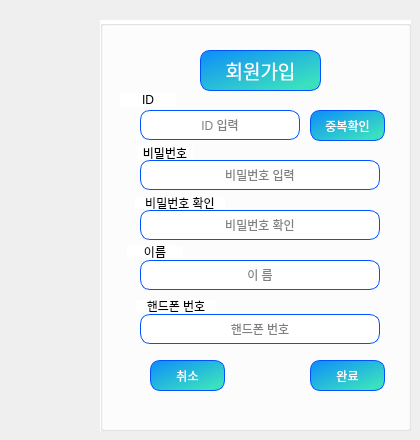
      <widget class="QWidget" name="page_33">
       <widget class="QGroupBox" name="groupBox_6">
        <property name="geometry">
         <rect>
          <x>100</x>
          <y>20</y>
          <width>311</width>
          <height>411</height>
         </rect>
        </property>
        <property name="styleSheet">
         <string notr="true">
background-color:white;</string>
        </property>
        <property name="title">
         <string/>
        </property>
        <widget class="QLabel" name="lb_login">
         <property name="geometry">
          <rect>
           <x>100</x>
           <y>30</y>
           <width>121</width>
           <height>41</height>
          </rect>
         </property>
         <property name="font">
          <font>
           <family>굴림체</family>
           <pointsize>14</pointsize>
          </font>
         </property>
         <property name="styleSheet">
          <string notr="true">color: white;
background-color:qlineargradient(spread:pad, x1:0, y1:0, x2:0.857143, y2:0.857955, stop:0 rgba(13, 140, 251, 255), stop:1 rgba(58, 224, 191));
	border-radius: 10px;
border:1px solid rgb(0, 81, 255);</string>
         </property>
         <property name="text">
          <string>회원가입</string>
         </property>
         <property name="alignment">
          <set>Qt::AlignCenter</set>
         </property>
        </widget>
        <widget class="QLineEdit" name="le_input_id">
         <property name="geometry">
          <rect>
           <x>40</x>
           <y>90</y>
           <width>160</width>
           <height>30</height>
          </rect>
         </property>
         <property name="tabletTracking">
          <bool>false</bool>
         </property>
         <property name="styleSheet">
          <string notr="true">background:rgb(255, 255, 255);
border:1px solid rgb(0, 81, 255);
border-radius:10px;
</string>
         </property>
         <property name="alignment">
          <set>Qt::AlignCenter</set>
         </property>
         <property name="placeholderText">
          <string>ID 입력</string>
         </property>
        </widget>
        <widget class="QLineEdit" name="le_input_pw">
         <property name="geometry">
          <rect>
           <x>40</x>
           <y>140</y>
           <width>240</width>
           <height>30</height>
          </rect>
         </property>
         <property name="tabletTracking">
          <bool>false</bool>
         </property>
         <property name="styleSheet">
          <string notr="true">background:rgb(255, 255, 255);
border:1px solid rgb(0, 81, 255);
border-radius:10px;
</string>
         </property>
         <property name="echoMode">
          <enum>QLineEdit::Password</enum>
         </property>
         <property name="alignment">
          <set>Qt::AlignCenter</set>
         </property>
         <property name="placeholderText">
          <string>비밀번호 입력</string>
         </property>
        </widget>
        <widget class="QLineEdit" name="le_check_pw">
         <property name="geometry">
          <rect>
           <x>40</x>
           <y>190</y>
           <width>240</width>
           <height>30</height>
          </rect>
         </property>
         <property name="styleSheet">
          <string notr="true">background:rgb(255, 255, 255);
border:1px solid rgb(0, 81, 255);
border-radius:10px;
</string>
         </property>
         <property name="echoMode">
          <enum>QLineEdit::Password</enum>
         </property>
         <property name="alignment">
          <set>Qt::AlignCenter</set>
         </property>
         <property name="placeholderText">
          <string>비밀번호 확인</string>
         </property>
        </widget>
        <widget class="QLineEdit" name="le_input_name">
         <property name="geometry">
          <rect>
           <x>40</x>
           <y>240</y>
           <width>240</width>
           <height>30</height>
          </rect>
         </property>
         <property name="styleSheet">
          <string notr="true">background:rgb(255, 255, 255);
border:1px solid rgb(0, 81, 255);
border-radius:10px;
</string>
         </property>
         <property name="alignment">
          <set>Qt::AlignCenter</set>
         </property>
         <property name="placeholderText">
          <string>이 름</string>
         </property>
        </widget>
        <widget class="QPushButton" name="btn_check_id">
         <property name="geometry">
          <rect>
           <x>210</x>
           <y>90</y>
           <width>75</width>
           <height>31</height>
          </rect>
         </property>
         <property name="styleSheet">
          <string notr="true">QPushButton{
color: white;
background-color:qlineargradient(spread:pad, x1:0, y1:0, x2:0.857143, y2:0.857955, stop:0 rgba(13, 140, 251, 255), stop:1 rgba(58, 224, 191));
	border-radius: 10px;
border:1px solid rgb(0, 81, 255);
}
QPushButton:hover {
color: white;
	background-color: qlineargradient(spread:pad, x1:0, y1:0, x2:0.857143, y2:0.857955, stop:0 rgba(10, 242, 251, 255), stop:1 rgba(224, 6, 159, 255));
	border-radius: 10px;}
QPushButton:pressed {
border: 3px solid rgb(0, 81, 255);
color: white;
	background-color: qlineargradient(spread:pad, x1:0, y1:0, x2:0.857143, y2:0.857955, stop:0 rgba(10, 242, 251, 255), stop:1 rgba(224, 6, 159, 255));
	border-radius: 10px;}

</string>
         </property>
         <property name="text">
          <string>중복확인</string>
         </property>
        </widget>
        <widget class="QPushButton" name="btn_cancle">
         <property name="geometry">
          <rect>
           <x>50</x>
           <y>340</y>
           <width>75</width>
           <height>31</height>
          </rect>
         </property>
         <property name="styleSheet">
          <string notr="true">QPushButton{
color: white;
background-color:qlineargradient(spread:pad, x1:0, y1:0, x2:0.857143, y2:0.857955, stop:0 rgba(13, 140, 251, 255), stop:1 rgba(58, 224, 191));
	border-radius: 10px;
border:1px solid rgb(0, 81, 255);
}
QPushButton:hover {
color: white;
	background-color: qlineargradient(spread:pad, x1:0, y1:0, x2:0.857143, y2:0.857955, stop:0 rgba(10, 242, 251, 255), stop:1 rgba(224, 6, 159, 255));
	border-radius: 10px;}
QPushButton:pressed {
border: 3px solid rgb(0, 81, 255);
color: white;
	background-color: qlineargradient(spread:pad, x1:0, y1:0, x2:0.857143, y2:0.857955, stop:0 rgba(10, 242, 251, 255), stop:1 rgba(224, 6, 159, 255));
	border-radius: 10px;}

</string>
         </property>
         <property name="text">
          <string>취소</string>
         </property>
        </widget>
        <widget class="QPushButton" name="btn_join_finish">
         <property name="geometry">
          <rect>
           <x>210</x>
           <y>340</y>
           <width>75</width>
           <height>31</height>
          </rect>
         </property>
         <property name="styleSheet">
          <string notr="true">QPushButton{
color: white;
background-color:qlineargradient(spread:pad, x1:0, y1:0, x2:0.857143, y2:0.857955, stop:0 rgba(13, 140, 251, 255), stop:1 rgba(58, 224, 191));
	border-radius: 10px;
border:1px solid rgb(0, 81, 255);
}
QPushButton:hover {
color: white;
	background-color: qlineargradient(spread:pad, x1:0, y1:0, x2:0.857143, y2:0.857955, stop:0 rgba(10, 242, 251, 255), stop:1 rgba(224, 6, 159, 255));
	border-radius: 10px;}
QPushButton:pressed {
border: 3px solid rgb(0, 81, 255);
color: white;
	background-color: qlineargradient(spread:pad, x1:0, y1:0, x2:0.857143, y2:0.857955, stop:0 rgba(10, 242, 251, 255), stop:1 rgba(224, 6, 159, 255));
	border-radius: 10px;}

</string>
         </property>
         <property name="text">
          <string>완료</string>
         </property>
        </widget>
        <widget class="QLabel" name="lb_id">
         <property name="geometry">
          <rect>
           <x>20</x>
           <y>74</y>
           <width>56</width>
           <height>12</height>
          </rect>
         </property>
         <property name="text">
          <string>ID</string>
         </property>
         <property name="alignment">
          <set>Qt::AlignCenter</set>
         </property>
        </widget>
        <widget class="QLabel" name="lb_pw">
         <property name="geometry">
          <rect>
           <x>37</x>
           <y>127</y>
           <width>56</width>
           <height>12</height>
          </rect>
         </property>
         <property name="text">
          <string>비밀번호</string>
         </property>
         <property name="alignment">
          <set>Qt::AlignCenter</set>
         </property>
        </widget>
        <widget class="QLabel" name="lb_check_pw">
         <property name="geometry">
          <rect>
           <x>35</x>
           <y>177</y>
           <width>90</width>
           <height>12</height>
          </rect>
         </property>
         <property name="text">
          <string>비밀번호 확인</string>
         </property>
         <property name="alignment">
          <set>Qt::AlignCenter</set>
         </property>
        </widget>
        <widget class="QLabel" name="lb_nick">
         <property name="geometry">
          <rect>
           <x>27</x>
           <y>226</y>
           <width>56</width>
           <height>12</height>
          </rect>
         </property>
         <property name="text">
          <string>이름</string>
         </property>
         <property name="alignment">
          <set>Qt::AlignCenter</set>
         </property>
        </widget>
        <widget class="QLineEdit" name="le_phonenum">
         <property name="geometry">
          <rect>
           <x>40</x>
           <y>294</y>
           <width>240</width>
           <height>30</height>
          </rect>
         </property>
         <property name="tabletTracking">
          <bool>false</bool>
         </property>
         <property name="focusPolicy">
          <enum>Qt::StrongFocus</enum>
         </property>
         <property name="styleSheet">
          <string notr="true">background:rgb(255, 255, 255);
border:1px solid rgb(0, 81, 255);
border-radius:10px;
</string>
         </property>
         <property name="inputMethodHints">
          <set>Qt::ImhNone</set>
         </property>
         <property name="alignment">
          <set>Qt::AlignCenter</set>
         </property>
         <property name="placeholderText">
          <string>핸드폰 번호</string>
         </property>
        </widget>
        <widget class="QLabel" name="lb_phonenum">
         <property name="geometry">
          <rect>
           <x>36</x>
           <y>280</y>
           <width>80</width>
           <height>12</height>
          </rect>
         </property>
         <property name="text">
          <string>핸드폰 번호</string>
         </property>
         <property name="alignment">
          <set>Qt::AlignCenter</set>
         </property>
        </widget>
       </widget>
      </widget>
